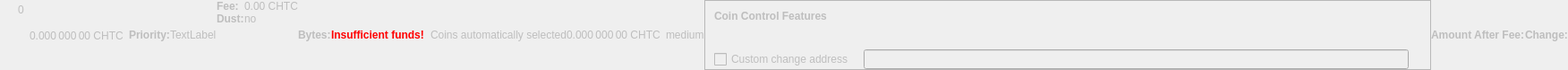
    <widget class="QWidget" name="dummyHideWidget" native="true">
     <property name="enabled">
      <bool>false</bool>
     </property>
     <property name="maximumSize">
      <size>
       <width>100</width>
       <height>22</height>
      </size>
     </property>
     <layout class="QHBoxLayout" name="dummyHideLayout">
      <property name="spacing">
       <number>0</number>
      </property>
      <property name="leftMargin">
       <number>0</number>
      </property>
      <property name="topMargin">
       <number>0</number>
      </property>
      <property name="rightMargin">
       <number>0</number>
      </property>
      <property name="bottomMargin">
       <number>0</number>
      </property>
      <item>
       <layout class="QFormLayout" name="formLayoutCoinControl1">
        <property name="horizontalSpacing">
         <number>10</number>
        </property>
        <property name="verticalSpacing">
         <number>14</number>
        </property>
        <property name="leftMargin">
         <number>10</number>
        </property>
        <property name="topMargin">
         <number>4</number>
        </property>
        <property name="rightMargin">
         <number>6</number>
        </property>
        <item row="0" column="1">
         <widget class="QLabel" name="labelCoinControlBytes">
          <property name="cursor">
           <cursorShape>IBeamCursor</cursorShape>
          </property>
          <property name="contextMenuPolicy">
           <enum>Qt::ActionsContextMenu</enum>
          </property>
          <property name="text">
           <string notr="true">0</string>
          </property>
          <property name="textInteractionFlags">
           <set>Qt::LinksAccessibleByMouse|Qt::TextSelectableByKeyboard|Qt::TextSelectableByMouse</set>
          </property>
         </widget>
        </item>
       </layout>
      </item>
      <item>
       <widget class="QLabel" name="labelCoinControlAfterFee">
        <property name="enabled">
         <bool>false</bool>
        </property>
        <property name="sizePolicy">
         <sizepolicy hsizetype="Fixed" vsizetype="Fixed">
          <horstretch>0</horstretch>
          <verstretch>0</verstretch>
         </sizepolicy>
        </property>
        <property name="minimumSize">
         <size>
          <width>111</width>
          <height>12</height>
         </size>
        </property>
        <property name="maximumSize">
         <size>
          <width>111</width>
          <height>12</height>
         </size>
        </property>
        <property name="cursor">
         <cursorShape>IBeamCursor</cursorShape>
        </property>
        <property name="contextMenuPolicy">
         <enum>Qt::ActionsContextMenu</enum>
        </property>
        <property name="text">
         <string notr="true">0.000 000 00 CHTC</string>
        </property>
        <property name="textInteractionFlags">
         <set>Qt::LinksAccessibleByMouse|Qt::TextSelectableByKeyboard|Qt::TextSelectableByMouse</set>
        </property>
       </widget>
      </item>
      <item>
       <widget class="QLabel" name="labelCoinControlPriorityText">
        <property name="enabled">
         <bool>false</bool>
        </property>
        <property name="font">
         <font>
          <weight>75</weight>
          <bold>true</bold>
         </font>
        </property>
        <property name="text">
         <string>Priority:</string>
        </property>
       </widget>
      </item>
      <item>
       <layout class="QHBoxLayout" name="horizontalLayout">
        <item>
         <widget class="QLabel" name="WarningLabel">
          <property name="text">
           <string>TextLabel</string>
          </property>
         </widget>
        </item>
       </layout>
      </item>
      <item>
       <layout class="QFormLayout" name="formLayoutCoinControl3">
        <property name="horizontalSpacing">
         <number>0</number>
        </property>
        <property name="verticalSpacing">
         <number>0</number>
        </property>
        <property name="leftMargin">
         <number>0</number>
        </property>
        <property name="topMargin">
         <number>0</number>
        </property>
        <property name="rightMargin">
         <number>0</number>
        </property>
        <item row="0" column="0">
         <widget class="QLabel" name="labelCoinControlFeeText">
          <property name="enabled">
           <bool>false</bool>
          </property>
          <property name="font">
           <font>
            <weight>75</weight>
            <bold>true</bold>
           </font>
          </property>
          <property name="text">
           <string>Fee:</string>
          </property>
          <property name="margin">
           <number>0</number>
          </property>
         </widget>
        </item>
        <item row="0" column="1">
         <widget class="QLabel" name="labelCoinControlFee">
          <property name="enabled">
           <bool>false</bool>
          </property>
          <property name="cursor">
           <cursorShape>IBeamCursor</cursorShape>
          </property>
          <property name="contextMenuPolicy">
           <enum>Qt::ActionsContextMenu</enum>
          </property>
          <property name="text">
           <string notr="true">0.00 CHTC</string>
          </property>
          <property name="textInteractionFlags">
           <set>Qt::LinksAccessibleByMouse|Qt::TextSelectableByKeyboard|Qt::TextSelectableByMouse</set>
          </property>
         </widget>
        </item>
        <item row="1" column="0">
         <widget class="QLabel" name="labelCoinControlLowOutputText">
          <property name="enabled">
           <bool>false</bool>
          </property>
          <property name="font">
           <font>
            <weight>75</weight>
            <bold>true</bold>
           </font>
          </property>
          <property name="text">
           <string>Dust:</string>
          </property>
         </widget>
        </item>
        <item row="1" column="1">
         <widget class="QLabel" name="labelCoinControlLowOutput">
          <property name="enabled">
           <bool>false</bool>
          </property>
          <property name="cursor">
           <cursorShape>IBeamCursor</cursorShape>
          </property>
          <property name="contextMenuPolicy">
           <enum>Qt::ActionsContextMenu</enum>
          </property>
          <property name="text">
           <string>no</string>
          </property>
          <property name="textInteractionFlags">
           <set>Qt::LinksAccessibleByMouse|Qt::TextSelectableByKeyboard|Qt::TextSelectableByMouse</set>
          </property>
         </widget>
        </item>
       </layout>
      </item>
      <item>
       <widget class="QLabel" name="labelCoinControlBytesText">
        <property name="enabled">
         <bool>false</bool>
        </property>
        <property name="font">
         <font>
          <weight>75</weight>
          <bold>true</bold>
         </font>
        </property>
        <property name="text">
         <string>Bytes:</string>
        </property>
       </widget>
      </item>
      <item>
       <layout class="QFormLayout" name="formLayoutCoinControl2">
        <property name="horizontalSpacing">
         <number>0</number>
        </property>
        <property name="verticalSpacing">
         <number>0</number>
        </property>
        <property name="leftMargin">
         <number>0</number>
        </property>
        <property name="topMargin">
         <number>0</number>
        </property>
        <property name="rightMargin">
         <number>0</number>
        </property>
       </layout>
      </item>
      <item>
       <layout class="QHBoxLayout" name="horizontalLayoutCoinControl2">
        <property name="spacing">
         <number>0</number>
        </property>
        <property name="bottomMargin">
         <number>0</number>
        </property>
       </layout>
      </item>
      <item>
       <widget class="QLabel" name="labelCoinControlInsuffFunds">
        <property name="enabled">
         <bool>false</bool>
        </property>
        <property name="minimumSize">
         <size>
          <width>0</width>
          <height>0</height>
         </size>
        </property>
        <property name="font">
         <font>
          <weight>75</weight>
          <bold>true</bold>
         </font>
        </property>
        <property name="styleSheet">
         <string notr="true">color:red;font-weight:bold;</string>
        </property>
        <property name="text">
         <string>Insufficient funds!</string>
        </property>
        <property name="margin">
         <number>5</number>
        </property>
       </widget>
      </item>
      <item>
       <layout class="QFormLayout" name="formLayoutCoinControl4">
        <property name="horizontalSpacing">
         <number>0</number>
        </property>
        <property name="verticalSpacing">
         <number>0</number>
        </property>
        <property name="leftMargin">
         <number>0</number>
        </property>
        <property name="topMargin">
         <number>0</number>
        </property>
        <property name="rightMargin">
         <number>0</number>
        </property>
       </layout>
      </item>
      <item>
       <widget class="QLabel" name="labelCoinControlChangeLabel">
        <property name="enabled">
         <bool>false</bool>
        </property>
        <property name="sizePolicy">
         <sizepolicy hsizetype="Preferred" vsizetype="Expanding">
          <horstretch>0</horstretch>
          <verstretch>0</verstretch>
         </sizepolicy>
        </property>
        <property name="minimumSize">
         <size>
          <width>0</width>
          <height>0</height>
         </size>
        </property>
        <property name="text">
         <string/>
        </property>
        <property name="margin">
         <number>3</number>
        </property>
       </widget>
      </item>
      <item>
       <widget class="QLabel" name="labelCoinControlAutomaticallySelected">
        <property name="enabled">
         <bool>false</bool>
        </property>
        <property name="sizePolicy">
         <sizepolicy hsizetype="Fixed" vsizetype="Fixed">
          <horstretch>0</horstretch>
          <verstretch>0</verstretch>
         </sizepolicy>
        </property>
        <property name="minimumSize">
         <size>
          <width>0</width>
          <height>0</height>
         </size>
        </property>
        <property name="maximumSize">
         <size>
          <width>240</width>
          <height>16777215</height>
         </size>
        </property>
        <property name="text">
         <string>Coins automatically selected</string>
        </property>
        <property name="margin">
         <number>5</number>
        </property>
       </widget>
      </item>
      <item>
       <widget class="QLabel" name="labelCoinControlChange">
        <property name="enabled">
         <bool>false</bool>
        </property>
        <property name="sizePolicy">
         <sizepolicy hsizetype="Fixed" vsizetype="Fixed">
          <horstretch>0</horstretch>
          <verstretch>0</verstretch>
         </sizepolicy>
        </property>
        <property name="minimumSize">
         <size>
          <width>111</width>
          <height>0</height>
         </size>
        </property>
        <property name="maximumSize">
         <size>
          <width>111</width>
          <height>16777215</height>
         </size>
        </property>
        <property name="cursor">
         <cursorShape>IBeamCursor</cursorShape>
        </property>
        <property name="contextMenuPolicy">
         <enum>Qt::ActionsContextMenu</enum>
        </property>
        <property name="text">
         <string notr="true">0.000 000 00 CHTC</string>
        </property>
        <property name="textInteractionFlags">
         <set>Qt::LinksAccessibleByMouse|Qt::TextSelectableByKeyboard|Qt::TextSelectableByMouse</set>
        </property>
       </widget>
      </item>
      <item>
       <widget class="QLabel" name="labelCoinControlPriority">
        <property name="enabled">
         <bool>false</bool>
        </property>
        <property name="cursor">
         <cursorShape>IBeamCursor</cursorShape>
        </property>
        <property name="contextMenuPolicy">
         <enum>Qt::ActionsContextMenu</enum>
        </property>
        <property name="text">
         <string>medium</string>
        </property>
        <property name="textInteractionFlags">
         <set>Qt::LinksAccessibleByMouse|Qt::TextSelectableByKeyboard|Qt::TextSelectableByMouse</set>
        </property>
       </widget>
      </item>
      <item>
       <widget class="QFrame" name="frameCoinControl">
        <property name="sizePolicy">
         <sizepolicy hsizetype="Expanding" vsizetype="Expanding">
          <horstretch>0</horstretch>
          <verstretch>0</verstretch>
         </sizepolicy>
        </property>
        <property name="maximumSize">
         <size>
          <width>16777215</width>
          <height>16777215</height>
         </size>
        </property>
        <property name="frameShape">
         <enum>QFrame::StyledPanel</enum>
        </property>
        <property name="frameShadow">
         <enum>QFrame::Sunken</enum>
        </property>
        <layout class="QVBoxLayout" name="verticalLayoutCoinControl2_2">
         <property name="spacing">
          <number>0</number>
         </property>
         <property name="leftMargin">
          <number>0</number>
         </property>
         <property name="topMargin">
          <number>0</number>
         </property>
         <property name="rightMargin">
          <number>0</number>
         </property>
         <property name="bottomMargin">
          <number>0</number>
         </property>
         <item>
          <layout class="QVBoxLayout" name="verticalLayoutCoinControl" stretch="0,0,0,1">
           <property name="spacing">
            <number>0</number>
           </property>
           <property name="leftMargin">
            <number>10</number>
           </property>
           <property name="topMargin">
            <number>10</number>
           </property>
           <item>
            <layout class="QHBoxLayout" name="horizontalLayoutCoinControl1">
             <property name="bottomMargin">
              <number>15</number>
             </property>
             <item>
              <widget class="QLabel" name="labelCoinControlFeatures">
               <property name="enabled">
                <bool>false</bool>
               </property>
               <property name="sizePolicy">
                <sizepolicy hsizetype="Preferred" vsizetype="Maximum">
                 <horstretch>0</horstretch>
                 <verstretch>0</verstretch>
                </sizepolicy>
               </property>
               <property name="font">
                <font>
                 <weight>75</weight>
                 <bold>true</bold>
                </font>
               </property>
               <property name="styleSheet">
                <string notr="true">font-weight:bold;</string>
               </property>
               <property name="text">
                <string>Coin Control Features</string>
               </property>
              </widget>
             </item>
            </layout>
           </item>
           <item>
            <widget class="QWidget" name="widgetCoinControl" native="true">
             <property name="sizePolicy">
              <sizepolicy hsizetype="Preferred" vsizetype="Preferred">
               <horstretch>0</horstretch>
               <verstretch>0</verstretch>
              </sizepolicy>
             </property>
             <property name="minimumSize">
              <size>
               <width>0</width>
               <height>0</height>
              </size>
             </property>
             <property name="styleSheet">
              <string notr="true"/>
             </property>
             <layout class="QHBoxLayout" name="horizontalLayoutCoinControl5_2">
              <property name="leftMargin">
               <number>0</number>
              </property>
              <property name="topMargin">
               <number>0</number>
              </property>
              <property name="rightMargin">
               <number>0</number>
              </property>
              <property name="bottomMargin">
               <number>0</number>
              </property>
              <item>
               <layout class="QHBoxLayout" name="horizontalLayoutCoinControl3">
                <property name="spacing">
                 <number>20</number>
                </property>
                <property name="topMargin">
                 <number>0</number>
                </property>
                <property name="bottomMargin">
                 <number>10</number>
                </property>
               </layout>
              </item>
             </layout>
            </widget>
           </item>
           <item>
            <layout class="QHBoxLayout" name="horizontalLayoutCoinControl4" stretch="0,0,0">
             <property name="spacing">
              <number>12</number>
             </property>
             <property name="sizeConstraint">
              <enum>QLayout::SetDefaultConstraint</enum>
             </property>
             <property name="topMargin">
              <number>5</number>
             </property>
             <property name="rightMargin">
              <number>5</number>
             </property>
             <item>
              <widget class="QCheckBox" name="checkBoxCoinControlChange">
               <property name="enabled">
                <bool>false</bool>
               </property>
               <property name="toolTip">
                <string>If this is activated, but the change address is empty or invalid, change will be sent to a newly generated address.</string>
               </property>
               <property name="text">
                <string>Custom change address</string>
               </property>
              </widget>
             </item>
             <item>
              <widget class="QValidatedLineEdit" name="lineEditCoinControlChange">
               <property name="enabled">
                <bool>false</bool>
               </property>
               <property name="sizePolicy">
                <sizepolicy hsizetype="Expanding" vsizetype="Fixed">
                 <horstretch>0</horstretch>
                 <verstretch>0</verstretch>
                </sizepolicy>
               </property>
              </widget>
             </item>
             <item>
              <widget class="QLabel" name="labelCoinControlChangeLabel_2">
               <property name="sizePolicy">
                <sizepolicy hsizetype="Preferred" vsizetype="Expanding">
                 <horstretch>0</horstretch>
                 <verstretch>0</verstretch>
                </sizepolicy>
               </property>
               <property name="minimumSize">
                <size>
                 <width>0</width>
                 <height>0</height>
                </size>
               </property>
               <property name="text">
                <string/>
               </property>
               <property name="margin">
                <number>3</number>
               </property>
              </widget>
             </item>
            </layout>
           </item>
           <item>
            <spacer name="verticalSpacerCoinControl">
             <property name="orientation">
              <enum>Qt::Vertical</enum>
             </property>
             <property name="sizeHint" stdset="0">
              <size>
               <width>800</width>
               <height>1</height>
              </size>
             </property>
            </spacer>
           </item>
          </layout>
         </item>
        </layout>
       </widget>
      </item>
      <item>
       <widget class="QLabel" name="labelCoinControlAfterFeeText">
        <property name="enabled">
         <bool>false</bool>
        </property>
        <property name="minimumSize">
         <size>
          <width>0</width>
          <height>0</height>
         </size>
        </property>
        <property name="maximumSize">
         <size>
          <width>16777215</width>
          <height>16777215</height>
         </size>
        </property>
        <property name="font">
         <font>
          <weight>75</weight>
          <bold>true</bold>
         </font>
        </property>
        <property name="text">
         <string>Amount After Fee:</string>
        </property>
        <property name="alignment">
         <set>Qt::AlignLeading|Qt::AlignLeft|Qt::AlignVCenter</set>
        </property>
        <property name="margin">
         <number>0</number>
        </property>
       </widget>
      </item>
      <item>
       <widget class="QLabel" name="labelCoinControlChangeText">
        <property name="enabled">
         <bool>false</bool>
        </property>
        <property name="sizePolicy">
         <sizepolicy hsizetype="Preferred" vsizetype="Preferred">
          <horstretch>0</horstretch>
          <verstretch>0</verstretch>
         </sizepolicy>
        </property>
        <property name="minimumSize">
         <size>
          <width>0</width>
          <height>0</height>
         </size>
        </property>
        <property name="maximumSize">
         <size>
          <width>16777215</width>
          <height>16777215</height>
         </size>
        </property>
        <property name="font">
         <font>
          <weight>75</weight>
          <bold>true</bold>
         </font>
        </property>
        <property name="text">
         <string>Change:</string>
        </property>
        <property name="alignment">
         <set>Qt::AlignLeading|Qt::AlignLeft|Qt::AlignVCenter</set>
        </property>
       </widget>
      </item>
     </layout>
    </widget>
